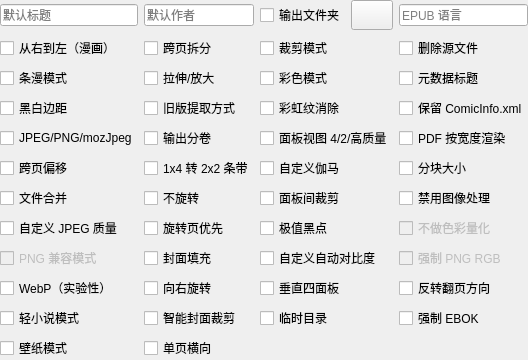
     <widget class="QWidget" name="optionWidget" native="true">
      <layout class="QGridLayout" name="gridLayout_2">
       <property name="leftMargin">
        <number>0</number>
       </property>
       <property name="topMargin">
        <number>0</number>
       </property>
       <property name="rightMargin">
        <number>0</number>
       </property>
       <property name="bottomMargin">
        <number>0</number>
       </property>
       <item row="4" column="2">
        <widget class="QCheckBox" name="qualityBox">
         <property name="toolTip">
          <string>&lt;html&gt;&lt;head/&gt;&lt;body&gt;&lt;p style='white-space:pre'&gt;&lt;span style=" font-weight:600; text-decoration: underline;"&gt;未勾选 - 4 面板&lt;br/&gt;&lt;/span&gt;分别放大四个角。&lt;/p&gt;&lt;p style='white-space:pre'&gt;&lt;span style=" font-weight:600; text-decoration: underline;"&gt;半选 - 2 面板&lt;br/&gt;&lt;/span&gt;只放大页面的顶部和底部。&lt;/p&gt;&lt;p&gt;&lt;span style=" font-weight:600; text-decoration: underline;"&gt;勾选 - 4 个高质量面板&lt;br/&gt;&lt;/span&gt;分别放大四个角，并尽量提高放大质量。详见 wiki。&lt;/p&gt;&lt;/body&gt;&lt;/html&gt;</string>
         </property>
         <property name="text">
          <string>面板视图 4/2/高质量</string>
         </property>
         <property name="tristate">
          <bool>true</bool>
         </property>
        </widget>
       </item>
       <item row="3" column="1">
        <widget class="QCheckBox" name="legacyExtractBox">
         <property name="toolTip">
          <string>Use the PDF/EPUB image extraction method from older KCC versions. 

Use if standard extraction fails for whatever reason.</string>
         </property>
         <property name="text">
          <string>旧版提取方式</string>
         </property>
        </widget>
       </item>
       <item row="4" column="1">
        <widget class="QCheckBox" name="outputSplit">
         <property name="toolTip">
          <string>&lt;html&gt;&lt;head/&gt;&lt;body&gt;&lt;p style='white-space:pre'&gt;&lt;span style=" font-weight:600; text-decoration: underline;"&gt;未勾选 - 自动模式&lt;br/&gt;&lt;/span&gt;输出文件会自动分卷。&lt;/p&gt;&lt;p style='white-space:pre'&gt;&lt;span style=" font-weight:600; text-decoration: underline;"&gt;勾选 - 分卷模式&lt;br/&gt;&lt;/span&gt;每个子目录视为独立的一卷。&lt;/p&gt;&lt;/body&gt;&lt;/html&gt;</string>
         </property>
         <property name="text">
          <string>输出分卷</string>
         </property>
        </widget>
       </item>
       <item row="10" column="2">
        <widget class="QCheckBox" name="tempDirBox">
         <property name="toolTip">
          <string>&lt;html&gt;&lt;head/&gt;&lt;body&gt;&lt;p&gt;&lt;span style=" font-weight:600; text-decoration: underline;"&gt;未勾选 - 主硬盘&lt;br/&gt;&lt;/span&gt;在系统主硬盘上使用专用临时目录。&lt;/p&gt;&lt;p&gt;&lt;span style=" font-weight:600; text-decoration: underline;"&gt;勾选 - 源文件所在盘&lt;br/&gt;&lt;/span&gt;在源文件所在磁盘创建临时目录。&lt;/p&gt;&lt;/body&gt;&lt;/html&gt;</string>
         </property>
         <property name="text">
          <string>临时目录</string>
         </property>
        </widget>
       </item>
       <item row="6" column="3">
        <widget class="QCheckBox" name="disableProcessingBox">
         <property name="toolTip">
          <string>&lt;html&gt;&lt;head/&gt;&lt;body&gt;&lt;p style='white-space:pre'&gt;不对图像做任何处理，忽略配置文件和图像处理选项。&lt;/p&gt;&lt;/body&gt;&lt;/html&gt;</string>
         </property>
         <property name="text">
          <string>禁用图像处理</string>
         </property>
        </widget>
       </item>
       <item row="2" column="1">
        <widget class="QCheckBox" name="upscaleBox">
         <property name="toolTip">
          <string>&lt;html&gt;&lt;head/&gt;&lt;body&gt;&lt;p&gt;&lt;span style=" font-weight:600; text-decoration: underline;"&gt;未勾选 - 不处理&lt;br/&gt;&lt;/span&gt;小于设备分辨率的图像不缩放。&lt;/p&gt;&lt;p&gt;&lt;span style=" font-weight:600; text-decoration: underline;"&gt;半选 - 拉伸&lt;br/&gt;&lt;/span&gt;小于设备分辨率的图像会被缩放，不保持宽高比。&lt;/p&gt;&lt;p&gt;&lt;span style=" font-weight:600; text-decoration: underline;"&gt;勾选 - 放大&lt;br/&gt;&lt;/span&gt;小于设备分辨率的图像会被缩放，并保持宽高比。&lt;/p&gt;&lt;/body&gt;&lt;/html&gt;</string>
         </property>
         <property name="text">
          <string>拉伸/放大</string>
         </property>
         <property name="tristate">
          <bool>true</bool>
         </property>
        </widget>
       </item>
       <item row="6" column="2">
        <widget class="QCheckBox" name="interPanelCropBox">
         <property name="toolTip">
          <string>&lt;html&gt;&lt;head/&gt;&lt;body&gt;&lt;p&gt;&lt;span style=" font-weight:600; text-decoration: underline;"&gt;未勾选 - 禁用&lt;br/&gt;&lt;/span&gt;禁用&lt;/p&gt;&lt;p&gt;&lt;span style=" font-weight:600; text-decoration: underline;"&gt;半选 - 横向&lt;br/&gt;&lt;/span&gt;裁掉空白横向条带。&lt;/p&gt;&lt;p&gt;&lt;span style=" font-weight:600; text-decoration: underline;"&gt;勾选 - 双向&lt;br/&gt;&lt;/span&gt;裁掉空白横向和纵向条带。&lt;/p&gt;&lt;/body&gt;&lt;/html&gt;</string>
         </property>
         <property name="text">
          <string>面板间裁剪</string>
         </property>
         <property name="tristate">
          <bool>true</bool>
         </property>
        </widget>
       </item>
       <item row="0" column="3">
        <widget class="QLineEdit" name="languageEdit">
         <property name="sizePolicy">
          <sizepolicy hsizetype="Minimum" vsizetype="Fixed">
           <horstretch>0</horstretch>
           <verstretch>0</verstretch>
          </sizepolicy>
         </property>
         <property name="focusPolicy">
          <enum>Qt::FocusPolicy::ClickFocus</enum>
         </property>
         <property name="toolTip">
          <string>&lt;html&gt;&lt;head/&gt;&lt;body&gt;&lt;p&gt;默认 EPUB 语言为 en-US。&lt;/p&gt;&lt;p&gt;仅在您的 EPUB 阅读器对英文字体有问题时才需要修改。&lt;/p&gt;&lt;/body&gt;&lt;/html&gt;</string>
         </property>
         <property name="placeholderText">
          <string>EPUB 语言</string>
         </property>
         <property name="clearButtonEnabled">
          <bool>false</bool>
         </property>
        </widget>
       </item>
       <item row="2" column="0">
        <widget class="QCheckBox" name="webtoonBox">
         <property name="toolTip">
          <string>&lt;html&gt;&lt;head/&gt;&lt;body&gt;&lt;p style='white-space:pre'&gt;启用韩式条漫的特殊解析模式。&lt;/p&gt;&lt;/body&gt;&lt;/html&gt;</string>
         </property>
         <property name="text">
          <string>条漫模式</string>
         </property>
        </widget>
       </item>
       <item row="6" column="1">
        <widget class="QCheckBox" name="noRotateBox">
         <property name="toolTip">
          <string>Do not rotate double page spreads in spread splitter option.</string>
         </property>
         <property name="text">
          <string>不旋转</string>
         </property>
        </widget>
       </item>
       <item row="1" column="3">
        <widget class="QCheckBox" name="deleteBox">
         <property name="toolTip">
          <string>Delete input file(s) or directory. It's not recoverable!</string>
         </property>
         <property name="text">
          <string>删除源文件</string>
         </property>
        </widget>
       </item>
       <item row="9" column="3">
        <widget class="QCheckBox" name="invertDirectionBox">
         <property name="toolTip">
          <string>&lt;html&gt;&lt;head/&gt;&lt;body&gt;&lt;p&gt;反转翻页方向。&lt;/p&gt;&lt;p&gt;通常用于从右到左的漫画，但您希望从左到右翻页的情况。此时跨页拆分仍按从右到左处理。&lt;/p&gt;&lt;p&gt;会破坏横向模式顺序等功能。&lt;/p&gt;&lt;/body&gt;&lt;/html&gt;</string>
         </property>
         <property name="text">
          <string>反转翻页方向</string>
         </property>
        </widget>
       </item>
       <item row="7" column="3">
        <widget class="QCheckBox" name="noQuantizeBox">
         <property name="enabled">
          <bool>false</bool>
         </property>
         <property name="toolTip">
          <string>Don't quantize PNG images to 16 colors (4 bit)

This will double file size but preserve all 256 colors (8 bit).

Eink only has 16 shades of gray so you probably don't want this.</string>
         </property>
         <property name="text">
          <string>不做色彩量化</string>
         </property>
        </widget>
       </item>
       <item row="7" column="1">
        <widget class="QCheckBox" name="rotateFirstBox">
         <property name="toolTip">
          <string>&lt;html&gt;&lt;head/&gt;&lt;body&gt;&lt;p&gt;当“跨页拆分”为半选状态时：&lt;/p&gt;&lt;p&gt;&lt;span style=" font-weight:600; text-decoration: underline;"&gt;未勾选 - 旋转页在后&lt;br/&gt;&lt;/span&gt;旋转后的跨页图排在拆分页之后。&lt;/p&gt;&lt;p&gt;&lt;span style=" font-weight:600; text-decoration: underline;"&gt;勾选 - 旋转页在前&lt;br/&gt;&lt;/span&gt;旋转后的跨页图排在拆分页之前。&lt;/p&gt;&lt;/body&gt;&lt;/html&gt;</string>
         </property>
         <property name="text">
          <string>旋转页优先</string>
         </property>
        </widget>
       </item>
       <item row="1" column="2">
        <widget class="QCheckBox" name="croppingBox">
         <property name="toolTip">
          <string>&lt;html&gt;&lt;head/&gt;&lt;body&gt;&lt;p&gt;&lt;span style=" font-weight:600; text-decoration: underline;"&gt;未勾选 - 禁用&lt;/span&gt;&lt;/p&gt;&lt;p&gt;禁用&lt;/p&gt;&lt;p&gt;&lt;span style=" font-weight:600; text-decoration: underline;"&gt;半选 - 裁边距&lt;br/&gt;&lt;/span&gt;只裁边距&lt;/p&gt;&lt;p&gt;&lt;span style=" font-weight:600; text-decoration: underline;"&gt;勾选 - 边距 + 页码&lt;br/&gt;&lt;/span&gt;边距和页码一起裁掉&lt;/p&gt;&lt;/body&gt;&lt;/html&gt;</string>
         </property>
         <property name="text">
          <string>裁剪模式</string>
         </property>
         <property name="tristate">
          <bool>true</bool>
         </property>
        </widget>
       </item>
       <item row="0" column="1">
        <widget class="QLineEdit" name="authorEdit">
         <property name="sizePolicy">
          <sizepolicy hsizetype="Minimum" vsizetype="Fixed">
           <horstretch>0</horstretch>
           <verstretch>0</verstretch>
          </sizepolicy>
         </property>
         <property name="focusPolicy">
          <enum>Qt::FocusPolicy::ClickFocus</enum>
         </property>
         <property name="toolTip">
          <string>默认作者为 KCC</string>
         </property>
         <property name="placeholderText">
          <string>默认作者</string>
         </property>
         <property name="clearButtonEnabled">
          <bool>false</bool>
         </property>
        </widget>
       </item>
       <item row="4" column="0">
        <widget class="QCheckBox" name="mozJpegBox">
         <property name="toolTip">
          <string>&lt;html&gt;&lt;head/&gt;&lt;body&gt;&lt;p&gt;&lt;span style=" font-weight:600; text-decoration: underline;"&gt;未勾选 - JPEG&lt;br/&gt;&lt;/span&gt;使用 JPEG 文件&lt;/p&gt;&lt;p&gt;&lt;span style=" font-weight:600; text-decoration: underline;"&gt;半选 - 强制 PNG&lt;br/&gt;&lt;/span&gt;黑白图像使用 PNG 而非 JPEG&lt;/p&gt;&lt;p&gt;&lt;span style=" font-weight:600; text-decoration: underline;"&gt;勾选 - mozJpeg&lt;br/&gt;&lt;/span&gt;画质不变，JPEG 体积小 10-20%，但处理时间翻倍&lt;/p&gt;&lt;/body&gt;&lt;/html&gt;</string>
         </property>
         <property name="text">
          <string>JPEG/PNG/mozJpeg</string>
         </property>
         <property name="tristate">
          <bool>true</bool>
         </property>
        </widget>
       </item>
       <item row="10" column="0">
        <widget class="QCheckBox" name="lightnovelBox">
         <property name="toolTip">
          <string>Only resize images and preserve original file structure.

Ignores most options besides JPEG quality, color mode, output folder.</string>
         </property>
         <property name="text">
          <string>轻小说模式</string>
         </property>
        </widget>
       </item>
       <item row="2" column="3">
        <widget class="QCheckBox" name="metadataTitleBox">
         <property name="toolTip">
          <string>&lt;html&gt;&lt;head/&gt;&lt;body&gt;&lt;p&gt;&lt;span style=" font-weight:600; text-decoration: underline;"&gt;未勾选 - 不使用元数据标题&lt;br/&gt;&lt;/span&gt;写入默认标题。&lt;/p&gt;&lt;p&gt;&lt;span style=" font-weight:600; text-decoration: underline;"&gt;半选 - 元数据标题追加到默认命名后&lt;br/&gt;&lt;/span&gt;默认标题后附加 ComicInfo.xml 等内嵌元数据中的标题。&lt;/p&gt;&lt;p&gt;&lt;span style=" font-weight:600; text-decoration: underline;"&gt;勾选 - 仅使用元数据标题&lt;br/&gt;&lt;/span&gt;仅使用 ComicInfo.xml 等内嵌元数据中的标题。&lt;/p&gt;&lt;/body&gt;&lt;/html&gt;</string>
         </property>
         <property name="text">
          <string>元数据标题</string>
         </property>
         <property name="tristate">
          <bool>true</bool>
         </property>
        </widget>
       </item>
       <item row="6" column="0">
        <widget class="QCheckBox" name="fileFusionBox">
         <property name="toolTip">
          <string>&lt;html&gt;&lt;head/&gt;&lt;body&gt;&lt;p&gt;把所有选中文件合并为单个文件（便于把多个章节合并成卷）。&lt;/p&gt;&lt;/body&gt;&lt;/html&gt;</string>
         </property>
         <property name="text">
          <string>文件合并</string>
         </property>
        </widget>
       </item>
       <item row="8" column="3">
        <widget class="QCheckBox" name="forcePngRgbBox">
         <property name="enabled">
          <bool>false</bool>
         </property>
         <property name="toolTip">
          <string>Force full color images to be saved in lossless PNG format, dramatically increases the filesize.</string>
         </property>
         <property name="text">
          <string>强制 PNG RGB</string>
         </property>
        </widget>
       </item>
       <item row="11" column="0">
        <widget class="QCheckBox" name="wallpaperBox">
         <property name="toolTip">
          <string>Auto check various options intended for KOreader wallpapers.

Will also crop images to fill the screen centered.</string>
         </property>
         <property name="text">
          <string>壁纸模式</string>
         </property>
        </widget>
       </item>
       <item row="5" column="1">
        <widget class="QCheckBox" name="maximizeStrips">
         <property name="toolTip">
          <string>&lt;html&gt;&lt;head/&gt;&lt;body&gt;&lt;p&gt;&lt;span style=" font-weight:600; text-decoration: underline;"&gt;未勾选 - 1x4&lt;br/&gt;&lt;/span&gt;保持 1x4 面板条带。&lt;/p&gt;&lt;p&gt;&lt;span style=" font-weight:600; text-decoration: underline;"&gt;勾选 - 2x2&lt;br/&gt;&lt;/span&gt;把 1x4 条带改为 2x2，充分利用屏幕。&lt;/p&gt;&lt;/body&gt;&lt;/html&gt;</string>
         </property>
         <property name="text">
          <string>1x4 转 2x2 条带</string>
         </property>
        </widget>
       </item>
       <item row="7" column="2">
        <widget class="QCheckBox" name="autoLevelBox">
         <property name="toolTip">
          <string>&lt;html&gt;&lt;head/&gt;&lt;body&gt;&lt;p&gt;默认情况下，KCC 把最暗的像素值映射为纯黑（黑点）。&lt;/p&gt;&lt;p&gt;“极值黑点”改为把最常见的暗像素值设为黑点。&lt;/p&gt;&lt;p&gt;适用于文字为黑、画面偏灰的情况。&lt;/p&gt;&lt;/body&gt;&lt;/html&gt;</string>
         </property>
         <property name="text">
          <string>极值黑点</string>
         </property>
        </widget>
       </item>
       <item row="10" column="3">
        <widget class="QCheckBox" name="ebokBox">
         <property name="toolTip">
          <string>&lt;html&gt;&lt;head/&gt;&lt;body&gt;&lt;p&gt;强制把 Kindle MOBI 标记为 EBOK 而不是 PDOC。&lt;/p&gt;&lt;p&gt;若离线超过一个月后再联网，可能导致通过 USB 导入的书籍被删除。&lt;/p&gt;&lt;/body&gt;&lt;/html&gt;</string>
         </property>
         <property name="text">
          <string>强制 EBOK</string>
         </property>
        </widget>
       </item>
       <item row="4" column="3">
        <widget class="QCheckBox" name="pdfWidthBox">
         <property name="toolTip">
          <string>Render vector PDFs to device width instead of height.

Useful if you plan to crop a little off the top and bottom to fill screen.</string>
         </property>
         <property name="text">
          <string>PDF 按宽度渲染</string>
         </property>
        </widget>
       </item>
       <item row="8" column="2">
        <widget class="QCheckBox" name="autocontrastBox">
         <property name="toolTip">
          <string>&lt;html&gt;&lt;head/&gt;&lt;body&gt;&lt;p&gt;&lt;span style=" font-weight:600; text-decoration: underline;"&gt;未勾选 - 仅黑白&lt;br/&gt;&lt;/span&gt;只对黑白页面做自动对比度。页面中不存在接近纯黑或纯白的像素时跳过。&lt;/p&gt;&lt;p&gt;&lt;span style=" font-weight:600; text-decoration: underline;"&gt;半选 - 禁用&lt;br/&gt;&lt;/span&gt;禁用自动对比度&lt;/p&gt;&lt;p&gt;&lt;span style=" font-weight:600; text-decoration: underline;"&gt;勾选 - 黑白与彩色&lt;br/&gt;&lt;/span&gt;黑白和彩色图像都做自动对比度。页面中不存在接近纯黑或纯白的像素时跳过。&lt;/p&gt;&lt;/body&gt;&lt;/html&gt;</string>
         </property>
         <property name="text">
          <string>自定义自动对比度</string>
         </property>
         <property name="tristate">
          <bool>true</bool>
         </property>
        </widget>
       </item>
       <item row="0" column="2">
        <widget class="QWidget" name="outputFolderWidget" native="true">
         <layout class="QHBoxLayout" name="horizontalLayout_3">
          <property name="leftMargin">
           <number>0</number>
          </property>
          <property name="topMargin">
           <number>0</number>
          </property>
          <property name="rightMargin">
           <number>0</number>
          </property>
          <property name="bottomMargin">
           <number>0</number>
          </property>
          <item>
           <widget class="QCheckBox" name="defaultOutputFolderBox">
            <property name="sizePolicy">
             <sizepolicy hsizetype="Fixed" vsizetype="Fixed">
              <horstretch>0</horstretch>
              <verstretch>0</verstretch>
             </sizepolicy>
            </property>
            <property name="toolTip">
             <string>&lt;html&gt;&lt;head/&gt;&lt;body&gt;&lt;p&gt;&lt;span style=" font-weight:600; text-decoration: underline;"&gt;未勾选 - 与源文件同目录&lt;br/&gt;&lt;/span&gt;输出文件放在源文件旁边&lt;/p&gt;&lt;p&gt;&lt;span style=" font-weight:600; text-decoration: underline;"&gt;半选 - 源文件旁的文件夹&lt;br/&gt;&lt;/span&gt;输出文件放在源文件旁的文件夹中&lt;/p&gt;&lt;p&gt;&lt;span style=" font-weight:600; text-decoration: underline;"&gt;勾选 - 自定义&lt;br/&gt;&lt;/span&gt;输出文件放在右侧按钮指定的自定义目录中&lt;/p&gt;&lt;/body&gt;&lt;/html&gt;</string>
            </property>
            <property name="text">
             <string>输出文件夹</string>
            </property>
            <property name="tristate">
             <bool>true</bool>
            </property>
           </widget>
          </item>
          <item>
           <widget class="QPushButton" name="defaultOutputFolderButton">
            <property name="minimumSize">
             <size>
              <width>0</width>
              <height>30</height>
             </size>
            </property>
            <property name="toolTip">
             <string>&lt;html&gt;&lt;head/&gt;&lt;body&gt;&lt;p&gt;用于选择默认输出目录。&lt;/p&gt;&lt;/body&gt;&lt;/html&gt;</string>
            </property>
            <property name="text">
             <string />
            </property>
            <property name="icon">
             <iconset resource="KCC.qrc">
              <normaloff>:/Other/icons/folder_new.png</normaloff>:/Other/icons/folder_new.png</iconset>
            </property>
           </widget>
          </item>
         </layout>
        </widget>
       </item>
       <item row="8" column="0">
        <widget class="QCheckBox" name="pngLegacyBox">
         <property name="enabled">
          <bool>false</bool>
         </property>
         <property name="toolTip">
          <string>Use a more compatible 8 bit PNG instead of 4 bit.</string>
         </property>
         <property name="text">
          <string>PNG 兼容模式</string>
         </property>
        </widget>
       </item>
       <item row="9" column="1">
        <widget class="QCheckBox" name="rotateRightBox">
         <property name="toolTip">
          <string>Rotate 2 page spreads in opposite direction than normal.</string>
         </property>
         <property name="text">
          <string>向右旋转</string>
         </property>
        </widget>
       </item>
       <item row="9" column="2">
        <widget class="QCheckBox" name="vertical4PanelBox">
         <property name="toolTip">
          <string>&lt;html&gt;&lt;head/&gt;&lt;body&gt;&lt;p&gt;在虚拟面板模式下：&lt;/p&gt;&lt;p&gt;&lt;span style=" font-weight:600; text-decoration: underline;"&gt;未勾选 - 横向&lt;br/&gt;&lt;/span&gt;前两个面板是顶部面板。&lt;/p&gt;&lt;p&gt;&lt;span style=" font-weight:600; text-decoration: underline;"&gt;勾选 - 纵向&lt;br/&gt;&lt;/span&gt;前两个面板是侧边面板。&lt;/p&gt;&lt;/body&gt;&lt;/html&gt;</string>
         </property>
         <property name="text">
          <string>垂直四面板</string>
         </property>
        </widget>
       </item>
       <item row="3" column="0">
        <widget class="QCheckBox" name="borderBox">
         <property name="toolTip">
          <string>&lt;html&gt;&lt;head/&gt;&lt;body&gt;&lt;p&gt;&lt;span style=" font-weight:600; text-decoration: underline;"&gt;未勾选 - 自动检测&lt;br/&gt;&lt;/span&gt;自动检测边距填充颜色。&lt;/p&gt;&lt;p&gt;&lt;span style=" font-weight:600; text-decoration: underline;"&gt;半选 - 白色&lt;br/&gt;&lt;/span&gt;边距保持原样。&lt;/p&gt;&lt;p&gt;&lt;span style=" font-weight:600; text-decoration: underline;"&gt;勾选 - 黑色&lt;br/&gt;&lt;/span&gt;边距填充为黑色。&lt;/p&gt;&lt;/body&gt;&lt;/html&gt;</string>
         </property>
         <property name="text">
          <string>黑白边距</string>
         </property>
         <property name="tristate">
          <bool>true</bool>
         </property>
        </widget>
       </item>
       <item row="3" column="2">
        <widget class="QCheckBox" name="eraseRainbowBox">
         <property name="toolTip">
          <string>Erase rainbow effect on color eink screen by attenuating interfering frequencies</string>
         </property>
         <property name="text">
          <string>彩虹纹消除</string>
         </property>
        </widget>
       </item>
       <item row="9" column="0">
        <widget class="QCheckBox" name="webpBox">
         <property name="toolTip">
          <string>Replace JPG with lossy WebP and PNG with lossless WebP. This includes the JPG Quality.

Ignored for Kindle EPUB/MOBI and all PDF.</string>
         </property>
         <property name="text">
          <string>WebP（实验性）</string>
         </property>
        </widget>
       </item>
       <item row="1" column="1">
        <widget class="QCheckBox" name="rotateBox">
         <property name="toolTip">
          <string>&lt;html&gt;&lt;head/&gt;&lt;body&gt;&lt;p&gt;&lt;span style=" font-weight:600; text-decoration: underline;"&gt;未勾选 - 拆分&lt;br/&gt;&lt;/span&gt;跨页图裁成两个独立页面。&lt;/p&gt;&lt;p&gt;&lt;span style=" font-weight:600; text-decoration: underline;"&gt;半选 - 拆分并旋转&lt;br/&gt;&lt;/span&gt;跨页图显示两次：先拆分，再旋转。&lt;/p&gt;&lt;p&gt;&lt;span style=" font-weight:600; text-decoration: underline;"&gt;勾选 - 旋转&lt;br/&gt;&lt;/span&gt;跨页图旋转显示。&lt;/p&gt;&lt;/body&gt;&lt;/html&gt;</string>
         </property>
         <property name="text">
          <string>跨页拆分</string>
         </property>
         <property name="tristate">
          <bool>true</bool>
         </property>
        </widget>
       </item>
       <item row="5" column="3">
        <widget class="QCheckBox" name="chunkSizeCheckBox">
         <property name="toolTip">
          <string>&lt;html&gt;&lt;head/&gt;&lt;body&gt;&lt;p&gt;&lt;span style=" font-weight:700; text-decoration: underline;"&gt;未勾选&lt;br/&gt;&lt;/span&gt;分卷前的最大输出体积：条漫 100 MB，其他 400 MB。&lt;/p&gt;&lt;p&gt;&lt;span style=" font-weight:700; text-decoration: underline;"&gt;勾选&lt;/span&gt;&lt;br/&gt;分卷前按“分块大小 MB”中指定的体积执行。&lt;/p&gt;&lt;/body&gt;&lt;/html&gt;</string>
         </property>
         <property name="text">
          <string>分块大小</string>
         </property>
        </widget>
       </item>
       <item row="7" column="0">
        <widget class="QCheckBox" name="jpegQualityBox">
         <property name="toolTip">
          <string>The JPEG quality, on a scale from 0 (worst) to 95 (best). 

Default is 85 for most devices besides Kindle Scribe and Colorsoft, which are 90.

Higher values are larger and higher quality, and may resolve blank page issues.</string>
         </property>
         <property name="text">
          <string>自定义 JPEG 质量</string>
         </property>
        </widget>
       </item>
       <item row="5" column="2">
        <widget class="QCheckBox" name="gammaBox">
         <property name="toolTip">
          <string>&lt;html&gt;&lt;head/&gt;&lt;body&gt;&lt;p&gt;设置自定义伽马校正。&lt;/p&gt;&lt;p&gt;默认 1.0（不生效）。&lt;br/&gt;&amp;lt; 1.0 图像变亮。&lt;br/&gt;&amp;gt; 1.0 图像变暗。&lt;/p&gt;&lt;p&gt;KCC 9.1.0 及更早版本的默认值为 1.8。&lt;/p&gt;&lt;p&gt;如需让中间调变暗可使用此选项。&lt;/p&gt;&lt;/body&gt;&lt;/html&gt;</string>
         </property>
         <property name="text">
          <string>自定义伽马</string>
         </property>
        </widget>
       </item>
       <item row="1" column="0">
        <widget class="QCheckBox" name="mangaBox">
         <property name="toolTip">
          <string>&lt;html&gt;&lt;head/&gt;&lt;body&gt;&lt;p style='white-space:pre'&gt;启用从右到左阅读。&lt;/p&gt;&lt;/body&gt;&lt;/html&gt;</string>
         </property>
         <property name="text">
          <string>从右到左（漫画）</string>
         </property>
        </widget>
       </item>
       <item row="2" column="2">
        <widget class="QCheckBox" name="colorBox">
         <property name="toolTip">
          <string>&lt;html&gt;&lt;head/&gt;&lt;body&gt;&lt;p style='white-space:pre'&gt;不做灰度转换（保留彩色）。&lt;/p&gt;&lt;/body&gt;&lt;/html&gt;</string>
         </property>
         <property name="text">
          <string>彩色模式</string>
         </property>
        </widget>
       </item>
       <item row="0" column="0">
        <widget class="QLineEdit" name="titleEdit">
         <property name="sizePolicy">
          <sizepolicy hsizetype="Minimum" vsizetype="Fixed">
           <horstretch>0</horstretch>
           <verstretch>0</verstretch>
          </sizepolicy>
         </property>
         <property name="focusPolicy">
          <enum>Qt::FocusPolicy::ClickFocus</enum>
         </property>
         <property name="toolTip">
          <string>&lt;html&gt;&lt;head/&gt;&lt;body&gt;&lt;p&gt;默认标题&lt;/p&gt;&lt;/body&gt;&lt;/html&gt;</string>
         </property>
         <property name="placeholderText">
          <string>默认标题</string>
         </property>
         <property name="clearButtonEnabled">
          <bool>false</bool>
         </property>
        </widget>
       </item>
       <item row="8" column="1">
        <widget class="QCheckBox" name="coverFillBox">
         <property name="toolTip">
          <string>Resize cover to exact device resolution by center-cropping to aspect ratio first.
May crop top/bottom or left/right depending on source aspect ratio. Not implemented for Kindle Scribe.</string>
         </property>
         <property name="text">
          <string>封面填充</string>
         </property>
        </widget>
       </item>
       <item row="10" column="1">
        <widget class="QCheckBox" name="smartCoverCropBox">
         <property name="toolTip">
          <string>&lt;html&gt;&lt;head/&gt;&lt;body&gt;&lt;p&gt;尝试从宽幅图像中裁出主封面。&lt;/p&gt;&lt;/body&gt;&lt;/html&gt;</string>
         </property>
         <property name="text">
          <string>智能封面裁剪</string>
         </property>
        </widget>
       </item>
       <item row="5" column="0">
        <widget class="QCheckBox" name="spreadShiftBox">
         <property name="toolTip">
          <string>Shift first page to opposite side in landscape for two page spread alignment</string>
         </property>
         <property name="text">
          <string>跨页偏移</string>
         </property>
        </widget>
       </item>
       <item row="11" column="1">
        <widget class="QCheckBox" name="onePageLandscapeBox">
         <property name="toolTip">
          <string>&lt;html&gt;&lt;head/&gt;&lt;body&gt;&lt;p&gt;&lt;span style=" font-weight:600; text-decoration: underline;"&gt;Unchecked - 2 page landscape&lt;br/&gt;&lt;/span&gt;2 viewports for left and right pages&lt;/p&gt;&lt;p&gt;&lt;span style=" font-weight:600; text-decoration: underline;"&gt;Checked - 1 page landscape&lt;br/&gt;&lt;/span&gt;A single centered viewport for 1 page&lt;/p&gt;&lt;/body&gt;&lt;/html&gt;</string>
         </property>
         <property name="text">
          <string>单页横向</string>
         </property>
        </widget>
       </item>
       <item row="3" column="3">
        <widget class="QCheckBox" name="keepComicInfoBox">
         <property name="toolTip">
          <string>Keep any original ComicInfo.xml files.

Keeping this file may crash some readers like the Kobo native CBZ reader.</string>
         </property>
         <property name="text">
          <string>保留 ComicInfo.xml</string>
         </property>
        </widget>
       </item>
      </layout>
     </widget>
